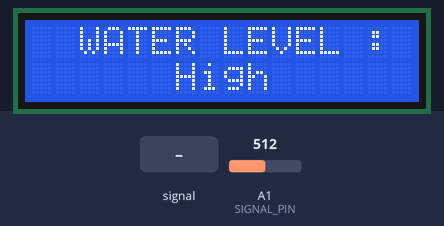
A sketch run on a simulated Arduino Mega 2560, built with avr-gcc and run on an emulated ATmega2560. Shown: 16×2 character LCD. The inputs (shaded band) are chosen by the test bench; at power-on: A1 (SIGNAL_PIN) = 512. What the sketch prints to the serial monitor is not drawn.

Above: at 1.2 s.
1.3 s: A1 (SIGNAL_PIN) fed a 50 Hz sine of ±306 counts around its level
At 4.9 s:
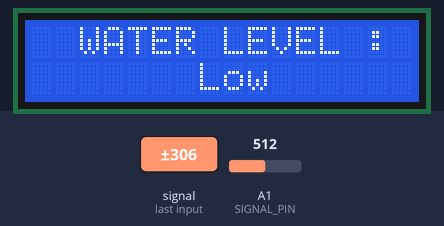
5.4 s: A1 (SIGNAL_PIN) set to 320
At 6.8 s:
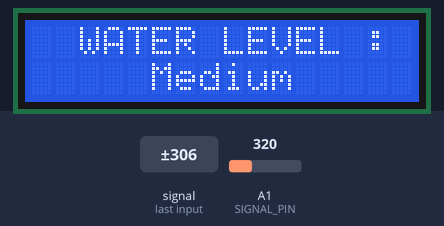
7.6 s: A1 (SIGNAL_PIN) set to 307
9.3 s: A1 (SIGNAL_PIN) set to 287
At 10.8 s:
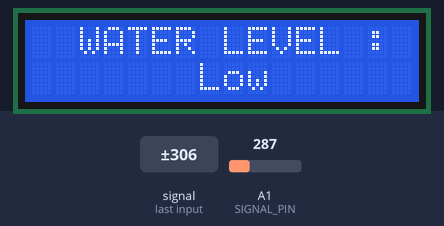
11.7 s: A1 (SIGNAL_PIN) set to 112
13.4 s: A1 (SIGNAL_PIN) set to 90
At 14.9 s:
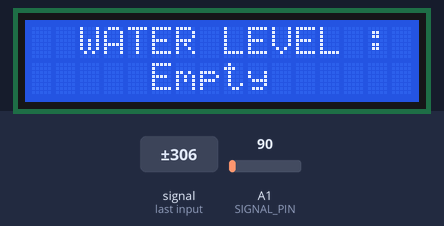
Timing chart, 0 to 16.4 s (numbered marks = the images above; inputs shaded):
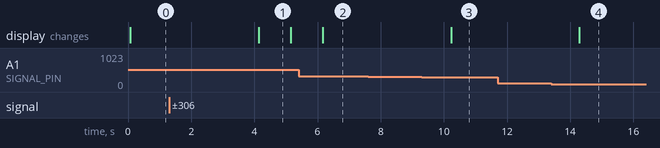

The sketch:

water_sensor_simulation.ino
```cpp
#include <LiquidCrystal.h>
//initialise the library with the numbers of the interface pins
LiquidCrystal lcd(48, 49, 50, 51, 52, 53);

#define POWER_PIN  23
#define SIGNAL_PIN A1
int value = 0;
void setup() {
  pinMode(POWER_PIN, OUTPUT);   // set output pin and set to off before leading a value.
  digitalWrite(POWER_PIN, LOW); // turn the sensor OFF
  // set up the LCD's number of columns and rows:
  lcd.begin(16, 2);
  Serial.begin(9600);
}

void loop() {

  // Print a message to the LCD.
  lcd.print("  WATER LEVEL : ");
  // set the cursor to column 0, line 1
  lcd.setCursor(0, 1);
  digitalWrite(POWER_PIN, HIGH);  // turn the sensor ON
  delay(10);                      // wait 10 milliseconds
  value = analogRead(SIGNAL_PIN); // read the analog value from sensor
  digitalWrite(POWER_PIN, LOW);   // turn the sensor OFF
  Serial.print("Water level: ");
  Serial.println(value);

  //decide what to do with the water level
  if (value<=100){ lcd.println("     Empty    "); }
  else if (value>100 && value<=300){ lcd.println("       Low      "); }
  else if (value>300 && value<=330){ lcd.println("     Medium     "); }
  else if (value>330){ lcd.println("      High      "); }
  delay(1000);
}
```

Measured:
- the behaviour switches between 301 and 300 on A1 (SIGNAL_PIN) (found by bisection; images 2 and 3)
- the behaviour switches between 101 and 100 on A1 (SIGNAL_PIN) (found by bisection; images 3 and 4)
- after the input at 1.3 s, the display: changes after 2.8 s (image 1)
- after the input at 5.4 s, the display: changes after 0.77 s (image 2)
- after the input at 7.6 s, every drawn part: stays the same
- after the input at 9.3 s, the display: changes after 0.93 s (image 3)
- after the input at 11.7 s, every drawn part: stays the same
- after the input at 13.4 s, the display: changes after 0.89 s (image 4)
- what the display in image 1 shows lasts 1.1 s, from 4.1 s to 5.2 s
